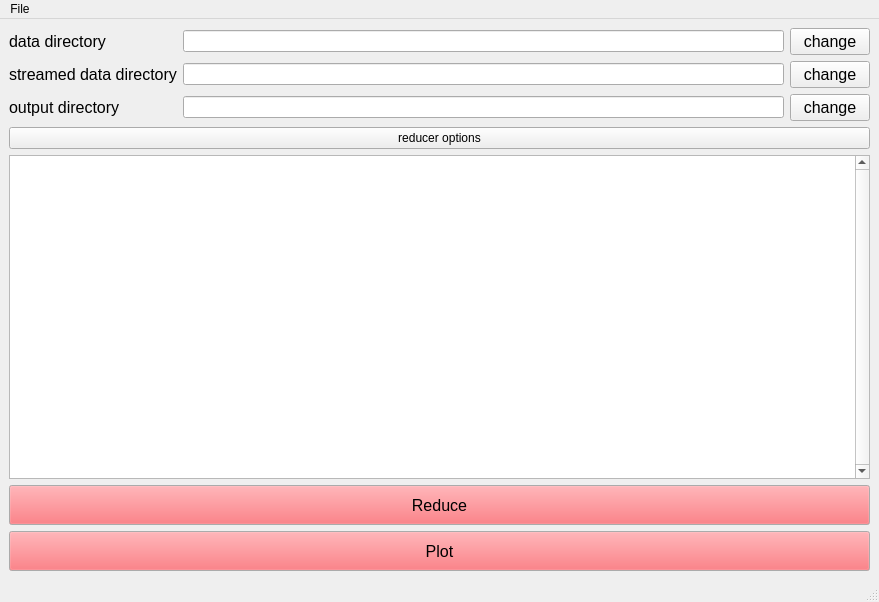
<?xml version="1.0" encoding="UTF-8"?>
<ui version="4.0">
 <class>SLIM</class>
 <widget class="QMainWindow" name="SLIM">
  <property name="geometry">
   <rect>
    <x>0</x>
    <y>0</y>
    <width>879</width>
    <height>602</height>
   </rect>
  </property>
  <property name="windowTitle">
   <string notr="true">SLIM</string>
  </property>
  <property name="unifiedTitleAndToolBarOnMac">
   <bool>false</bool>
  </property>
  <widget class="QWidget" name="centralwidget">
   <layout class="QGridLayout" name="gridLayout">
    <item row="0" column="0">
     <widget class="QLabel" name="label">
      <property name="font">
       <font>
        <pointsize>12</pointsize>
       </font>
      </property>
      <property name="text">
       <string>data directory</string>
      </property>
     </widget>
    </item>
    <item row="0" column="1">
     <widget class="QLineEdit" name="data_directory">
      <property name="enabled">
       <bool>true</bool>
      </property>
     </widget>
    </item>
    <item row="0" column="2">
     <widget class="QPushButton" name="change_data_directory">
      <property name="font">
       <font>
        <pointsize>12</pointsize>
       </font>
      </property>
      <property name="text">
       <string>change</string>
      </property>
     </widget>
    </item>
    <item row="1" column="0">
     <widget class="QLabel" name="label_3">
      <property name="font">
       <font>
        <pointsize>12</pointsize>
       </font>
      </property>
      <property name="text">
       <string>streamed data directory</string>
      </property>
     </widget>
    </item>
    <item row="1" column="1">
     <widget class="QLineEdit" name="streamed_directory">
      <property name="enabled">
       <bool>true</bool>
      </property>
     </widget>
    </item>
    <item row="1" column="2">
     <widget class="QPushButton" name="change_streamed_directory">
      <property name="font">
       <font>
        <pointsize>12</pointsize>
       </font>
      </property>
      <property name="text">
       <string>change</string>
      </property>
     </widget>
    </item>
    <item row="2" column="0">
     <widget class="QLabel" name="label_2">
      <property name="font">
       <font>
        <pointsize>12</pointsize>
       </font>
      </property>
      <property name="text">
       <string>output directory</string>
      </property>
     </widget>
    </item>
    <item row="2" column="1">
     <widget class="QLineEdit" name="output_directory">
      <property name="enabled">
       <bool>true</bool>
      </property>
     </widget>
    </item>
    <item row="2" column="2">
     <widget class="QPushButton" name="change_output_directory">
      <property name="font">
       <font>
        <pointsize>12</pointsize>
       </font>
      </property>
      <property name="text">
       <string>change</string>
      </property>
     </widget>
    </item>
    <item row="3" column="0" colspan="3">
     <widget class="QPushButton" name="reducer_variables">
      <property name="text">
       <string>reducer options</string>
      </property>
     </widget>
    </item>
    <item row="4" column="0" colspan="3">
     <widget class="QTableView" name="file_list">
      <property name="font">
       <font>
        <pointsize>12</pointsize>
       </font>
      </property>
      <property name="verticalScrollBarPolicy">
       <enum>Qt::ScrollBarAlwaysOn</enum>
      </property>
      <attribute name="horizontalHeaderCascadingSectionResizes">
       <bool>true</bool>
      </attribute>
      <attribute name="horizontalHeaderDefaultSectionSize">
       <number>100</number>
      </attribute>
      <attribute name="horizontalHeaderStretchLastSection">
       <bool>true</bool>
      </attribute>
     </widget>
    </item>
    <item row="5" column="0" colspan="3">
     <widget class="QPushButton" name="reduce">
      <property name="minimumSize">
       <size>
        <width>0</width>
        <height>40</height>
       </size>
      </property>
      <property name="palette">
       <palette>
        <active>
         <colorrole role="Button">
          <brush brushstyle="SolidPattern">
           <color alpha="255">
            <red>255</red>
            <green>80</green>
            <blue>88</blue>
           </color>
          </brush>
         </colorrole>
        </active>
        <inactive>
         <colorrole role="Button">
          <brush brushstyle="SolidPattern">
           <color alpha="255">
            <red>255</red>
            <green>80</green>
            <blue>88</blue>
           </color>
          </brush>
         </colorrole>
        </inactive>
        <disabled>
         <colorrole role="Button">
          <brush brushstyle="SolidPattern">
           <color alpha="255">
            <red>255</red>
            <green>80</green>
            <blue>88</blue>
           </color>
          </brush>
         </colorrole>
        </disabled>
       </palette>
      </property>
      <property name="font">
       <font>
        <pointsize>12</pointsize>
       </font>
      </property>
      <property name="text">
       <string>Reduce</string>
      </property>
     </widget>
    </item>
    <item row="6" column="0" colspan="3">
     <widget class="QPushButton" name="plot">
      <property name="minimumSize">
       <size>
        <width>0</width>
        <height>40</height>
       </size>
      </property>
      <property name="palette">
       <palette>
        <active>
         <colorrole role="Button">
          <brush brushstyle="SolidPattern">
           <color alpha="255">
            <red>255</red>
            <green>80</green>
            <blue>88</blue>
           </color>
          </brush>
         </colorrole>
        </active>
        <inactive>
         <colorrole role="Button">
          <brush brushstyle="SolidPattern">
           <color alpha="255">
            <red>255</red>
            <green>80</green>
            <blue>88</blue>
           </color>
          </brush>
         </colorrole>
        </inactive>
        <disabled>
         <colorrole role="Button">
          <brush brushstyle="SolidPattern">
           <color alpha="255">
            <red>255</red>
            <green>80</green>
            <blue>88</blue>
           </color>
          </brush>
         </colorrole>
        </disabled>
       </palette>
      </property>
      <property name="font">
       <font>
        <pointsize>12</pointsize>
       </font>
      </property>
      <property name="text">
       <string>Plot</string>
      </property>
     </widget>
    </item>
   </layout>
  </widget>
  <widget class="QMenuBar" name="menubar">
   <property name="geometry">
    <rect>
     <x>0</x>
     <y>0</y>
     <width>879</width>
     <height>22</height>
    </rect>
   </property>
   <widget class="QMenu" name="menuLoad">
    <property name="title">
     <string>File</string>
    </property>
    <addaction name="actionLoad"/>
    <addaction name="separator"/>
    <addaction name="actionSave"/>
    <addaction name="actionSave_As"/>
   </widget>
   <addaction name="menuLoad"/>
  </widget>
  <widget class="QStatusBar" name="statusbar"/>
  <action name="actionSave">
   <property name="text">
    <string>Save</string>
   </property>
  </action>
  <action name="actionSave_As">
   <property name="text">
    <string>Save As</string>
   </property>
  </action>
  <action name="actionLoad">
   <property name="text">
    <string>Load</string>
   </property>
   <property name="shortcut">
    <string>Ctrl+L</string>
   </property>
  </action>
  <action name="actionPlot">
   <property name="text">
    <string>plot</string>
   </property>
  </action>
 </widget>
 <resources/>
 <connections/>
</ui>
